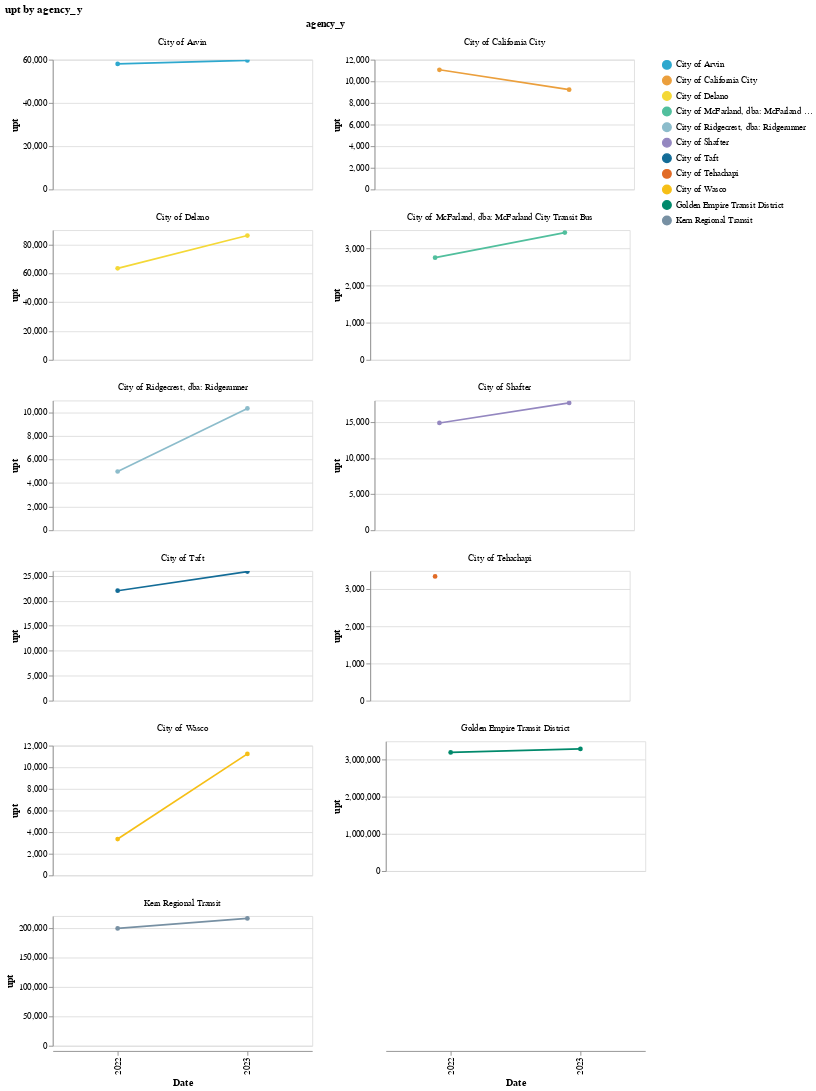

Source (notebook cell):
### Markdown cell above
### Reporter

### Code cell
make_line_chart(
    df, 
    y_col = "upt", 
    color_col = "agency_y")

### Figure 1 — Vega-Lite specification as saved in the notebook (floating-point values rounded to 4 significant figures)
{"config": {"view": {"continuousWidth": 300, "continuousHeight": 300}}, "data": {"name": "data-06febd1b87677caee922cf1b9bdc966f"}, "facet": {"field": "agency_y", "type": "nominal"}, "spec": {"mark": {"type": "line", "point": true}, "encoding": {"color": {"field": "agency_y", "scale": {"range": ["#2EA8CE", "#EB9F3C", "#F4D837", "#51BF9D", "#8CBCCB", "#9487C0", "#136C97", "#E16B26", "#F6BF16", "#00896B", "#7790A3", "#5B559C"]}, "title": "", "type": "nominal"}, "tooltip": [{"field": "report_year", "type": "quantitative"}, {"field": "upt", "type": "quantitative"}, {"field": "agency_y", "type": "nominal"}, {"field": "RTPA", "type": "nominal"}], "x": {"field": "report_year", "title": "Date", "type": "ordinal"}, "y": {"field": "upt", "title": "upt", "type": "quantitative"}}, "height": 150, "name": "view_1", "width": 300}, "columns": 2, "params": [{"name": "param_2", "select": {"type": "interval", "encodings": ["x", "y"]}, "bind": "scales", "views": ["view_1"]}], "resolve": {"scale": {"y": "independent"}}, "title": "upt by agency_y", "$schema": "https://vega.github.io/schema/vega-lite/v5.20.1.json", "datasets": {"data-06febd1b87677caee922cf1b9bdc966f": [{"report_year": 2022, "ntd_id": "90004", "agency_x": "Golden Empire Transit District", "reporter_type_x": "Full Reporter", "organization_type": "Independent Public Agency or Authority of Transit Service", "city_x": "Bakersfield", "state": "CA", "primary_uza_name": "Bakersfield, CA", "vrh": 292300.0, "vrm": 3759000.0, "upt": 3201000.0, "agency_y": "Golden Empire Transit District", "reporter_type_y": "Full Reporter", "city_y": "Bakersfield", "RTPA": "Kern Council of Governments", "_merge": "both", "previous_y_upt": null, "change_1yr": null, "pct_change_1yr": null}, {"report_year": 2023, "ntd_id": "90004", "agency_x": "Golden Empire Transit District", "reporter_type_x": "Full Reporter", "organization_type": "Independent Public Agency or Authority of Transit Service", "city_x": "Bakersfield", "state": "CA", "primary_uza_name": "Bakersfield, CA", "vrh": 289300.0, "vrm": 3924000.0, "upt": 3294000.0, "agency_y": "Golden Empire Transit District", "reporter_type_y": "Full Reporter", "city_y": "Bakersfield", "RTPA": "Kern Council of Governments", "_merge": "both", "previous_y_upt": 3201000.0, "change_1yr": 92550.0, "pct_change_1yr": 0.0281}, {"report_year": 2022, "ntd_id": "90238", "agency_x": "City of Delano", "reporter_type_x": "Reduced Reporter", "organization_type": "City, County or Local Government Unit or Department of Transportation", "city_x": "Delano", "state": "CA", "primary_uza_name": "California Non-UZA", "vrh": 14190.0, "vrm": 127800.0, "upt": 63450.0, "agency_y": "City of Delano", "reporter_type_y": "Reduced Reporter", "city_y": "Delano", "RTPA": "Kern Council of Governments", "_merge": "both", "previous_y_upt": null, "change_1yr": null, "pct_change_1yr": null}, {"report_year": 2023, "ntd_id": "90238", "agency_x": "City of Delano, dba: Delano Area Rapid Transit", "reporter_type_x": "Reduced Reporter", "organization_type": "City, County or Local Government Unit or Department of Transportation", "city_x": "Delano", "state": "CA", "primary_uza_name": "California Non-UZA", "vrh": 15880.0, "vrm": 144500.0, "upt": 86240.0, "agency_y": "City of Delano", "reporter_type_y": "Reduced Reporter", "city_y": "Delano", "RTPA": "Kern Council of Governments", "_merge": "both", "previous_y_upt": 63450.0, "change_1yr": 22790.0, "pct_change_1yr": 0.2642}, {"report_year": 2023, "ntd_id": "91059", "agency_x": "Kern Regional Transit", "reporter_type_x": "Reduced Reporter", "organization_type": "Independent Public Agency or Authority of Transit Service", "city_x": "Bakersfield", "state": "CA", "primary_uza_name": "Bakersfield, CA", "vrh": 79430.0, "vrm": 1934000.0, "upt": 215900.0, "agency_y": "Kern Regional Transit", "reporter_type_y": "Reduced Reporter", "city_y": "Bakersfield", "RTPA": "Kern Council of Governments", "_merge": "both", "previous_y_upt": 198900.0, "change_1yr": 16970.0, "pct_change_1yr": 0.0786}, {"report_year": 2022, "ntd_id": "91006", "agency_x": "City of Ridgecrest, dba: Ridgerunner", "reporter_type_x": "Rural Reporter", "organization_type": "City, County or Local Government Unit or Department of Transportation", "city_x": "Ridgecrest", "state": "CA", "primary_uza_name": null, "vrh": 1663.0, "vrm": 28850.0, "upt": 4980.0, "agency_y": "City of Ridgecrest, dba: Ridgerunner", "reporter_type_y": "Rural Reporter", "city_y": "Ridgecrest", "RTPA": "Kern Council of Governments", "_merge": "both", "previous_y_upt": null, "change_1yr": null, "pct_change_1yr": null}, {"report_year": 2023, "ntd_id": "91006", "agency_x": "City of Ridgecrest, dba: Ridgerunner", "reporter_type_x": "Rural Reporter", "organization_type": "City, County or Local Government Unit or Department of Transportation", "city_x": "Ridgecrest", "state": "CA", "primary_uza_name": null, "vrh": 4383.0, "vrm": 63280.0, "upt": 10330.0, "agency_y": "City of Ridgecrest, dba: Ridgerunner", "reporter_type_y": "Rural Reporter", "city_y": "Ridgecrest", "RTPA": "Kern Council of Governments", "_merge": "both", "previous_y_upt": 4980.0, "change_1yr": 5346.0, "pct_change_1yr": 0.5177}, {"report_year": 2022, "ntd_id": "91027", "agency_x": "City of Arvin", "reporter_type_x": "Rural Reporter", "organization_type": "City, County or Local Government Unit or Department of Transportation", "city_x": "Arvin", "state": "CA", "primary_uza_name": null, "vrh": 7418.0, "vrm": 131000.0, "upt": 58040.0, "agency_y": "City of Arvin", "reporter_type_y": "Rural Reporter", "city_y": "Arvin", "RTPA": "Kern Council of Governments", "_merge": "both", "previous_y_upt": null, "change_1yr": null, "pct_change_1yr": null}, {"report_year": 2023, "ntd_id": "91027", "agency_x": "City of Arvin, dba: Arvin Transit", "reporter_type_x": "Rural Reporter", "organization_type": "City, County or Local Government Unit or Department of Transportation", "city_x": "Arvin", "state": "CA", "primary_uza_name": null, "vrh": 7487.0, "vrm": 133300.0, "upt": 59680.0, "agency_y": "City of Arvin", "reporter_type_y": "Rural Reporter", "city_y": "Arvin", "RTPA": "Kern Council of Governments", "_merge": "both", "previous_y_upt": 58040.0, "change_1yr": 1633.0, "pct_change_1yr": 0.0274}, {"report_year": 2022, "ntd_id": "91059", "agency_x": "Kern Regional Transit", "reporter_type_x": "Rural Reporter", "organization_type": "Independent Public Agency or Authority of Transit Service", "city_x": "Bakersfield", "state": "CA", "primary_uza_name": null, "vrh": 76030.0, "vrm": 2053000.0, "upt": 198900.0, "agency_y": "Kern Regional Transit", "reporter_type_y": "Reduced Reporter", "city_y": "Bakersfield", "RTPA": "Kern Council of Governments", "_merge": "both", "previous_y_upt": null, "change_1yr": null, "pct_change_1yr": null}, {"report_year": 2022, "ntd_id": "91066", "agency_x": "City of Taft", "reporter_type_x": "Rural Reporter", "organization_type": "City, County or Local Government Unit or Department of Transportation", "city_x": "Taft", "state": "CA", "primary_uza_name": null, "vrh": 5609.0, "vrm": 55690.0, "upt": 22020.0, "agency_y": "City of Taft", "reporter_type_y": "Rural Reporter", "city_y": "Taft", "RTPA": "Kern Council of Governments", "_merge": "both", "previous_y_upt": null, "change_1yr": null, "pct_change_1yr": null}, {"report_year": 2023, "ntd_id": "91066", "agency_x": "City of Taft, dba: Taft Area Transit", "reporter_type_x": "Rural Reporter", "organization_type": "City, County or Local Government Unit or Department of Transportation", "city_x": "Taft", "state": "CA", "primary_uza_name": null, "vrh": 5746.0, "vrm": 55870.0, "upt": 25860.0, "agency_y": "City of Taft", "reporter_type_y": "Rural Reporter", "city_y": "Taft", "RTPA": "Kern Council of Governments", "_merge": "both", "previous_y_upt": 22020.0, "change_1yr": 3830.0, "pct_change_1yr": 0.1481}, {"report_year": 2022, "ntd_id": "91074", "agency_x": "City of Tehachapi", "reporter_type_x": "Rural Reporter", "organization_type": "City, County or Local Government Unit or Department of Transportation", "city_x": "Tehachapi", "state": "CA", "primary_uza_name": null, "vrh": 2084.0, "vrm": 11130.0, "upt": 3351.0, "agency_y": "City of Tehachapi", "reporter_type_y": "Rural Reporter", "city_y": "Tehachapi", "RTPA": "Kern Council of Governments", "_merge": "both", "previous_y_upt": null, "change_1yr": null, "pct_change_1yr": null}, {"report_year": 2023, "ntd_id": "91110", "agency_x": "City of McFarland, dba: McFarland City Transit Bus", "reporter_type_x": "Rural Reporter", "organization_type": "City, County or Local Government Unit or Department of Transportation", "city_x": "Mcfarland", "state": "CA", "primary_uza_name": null, "vrh": 1095.0, "vrm": 6518.0, "upt": 3433.0, "agency_y": "City of McFarland, dba: McFarland City Transit Bus", "reporter_type_y": "Rural Reporter", "city_y": "Mcfarland", "RTPA": "Kern Council of Governments", "_merge": "both", "previous_y_upt": 2756.0, "change_1yr": 677.0, "pct_change_1yr": 0.1972}, {"report_year": 2022, "ntd_id": "91110", "agency_x": "City of McFarland", "reporter_type_x": "Rural Reporter", "organization_type": "City, County or Local Government Unit or Department of Transportation", "city_x": "Mcfarland", "state": "CA", "primary_uza_name": null, "vrh": 615.0, "vrm": 3817.0, "upt": 2756.0, "agency_y": "City of McFarland, dba: McFarland City Transit Bus", "reporter_type_y": "Rural Reporter", "city_y": "Mcfarland", "RTPA": "Kern Council of Governments", "_merge": "both", "previous_y_upt": null, "change_1yr": null, "pct_change_1yr": null}, {"report_year": 2023, "ntd_id": "91111", "agency_x": "City of California City", "reporter_type_x": "Rural Reporter", "organization_type": "City, County or Local Government Unit or Department of Transportation", "city_x": "California City", "state": "CA", "primary_uza_name": null, "vrh": 1562.0, "vrm": 25100.0, "upt": 9224.0, "agency_y": "City of California City", "reporter_type_y": "Rural Reporter", "city_y": "California City", "RTPA": "Kern Council of Governments", "_merge": "both", "previous_y_upt": 11070.0, "change_1yr": -1844.0, "pct_change_1yr": -0.1999}, {"report_year": 2022, "ntd_id": "91111", "agency_x": "City of California City", "reporter_type_x": "Rural Reporter", "organization_type": "City, County or Local Government Unit or Department of Transportation", "city_x": "California City", "state": "CA", "primary_uza_name": null, "vrh": 1372.0, "vrm": 27680.0, "upt": 11070.0, "agency_y": "City of California City", "reporter_type_y": "Rural Reporter", "city_y": "California City", "RTPA": "Kern Council of Governments", "_merge": "both", "previous_y_upt": null, "change_1yr": null, "pct_change_1yr": null}, {"report_year": 2022, "ntd_id": "91120", "agency_x": "City of Shafter", "reporter_type_x": "Rural Reporter", "organization_type": "City, County or Local Government Unit or Department of Transportation", "city_x": "Shafter", "state": "CA", "primary_uza_name": null, "vrh": 1617.0, "vrm": 34650.0, "upt": 14880.0, "agency_y": "City of Shafter", "reporter_type_y": "Rural Reporter", "city_y": "Shafter", "RTPA": "Kern Council of Governments", "_merge": "both", "previous_y_upt": null, "change_1yr": null, "pct_change_1yr": null}, {"report_year": 2023, "ntd_id": "91120", "agency_x": "City of Shafter, dba: Shafter Dial-A-Ride", "reporter_type_x": "Rural Reporter", "organization_type": "City, County or Local Government Unit or Department of Transportation", "city_x": "Shafter", "state": "CA", "primary_uza_name": null, "vrh": 1941.0, "vrm": 39060.0, "upt": 17660.0, "agency_y": "City of Shafter", "reporter_type_y": "Rural Reporter", "city_y": "Shafter", "RTPA": "Kern Council of Governments", "_merge": "both", "previous_y_upt": 14880.0, "change_1yr": 2785.0, "pct_change_1yr": 0.1577}, {"report_year": 2023, "ntd_id": "99426", "agency_x": "City of Wasco", "reporter_type_x": "Rural Reporter", "organization_type": "City, County or Local Government Unit or Department of Transportation", "city_x": "Wasco", "state": "CA", "primary_uza_name": null, "vrh": 2970.0, "vrm": 26460.0, "upt": 11240.0, "agency_y": "City of Wasco", "reporter_type_y": "Rural Reporter", "city_y": "Wasco", "RTPA": "Kern Council of Governments", "_merge": "both", "previous_y_upt": 3358.0, "change_1yr": 7878.0, "pct_change_1yr": 0.7011}, {"report_year": 2022, "ntd_id": "99426", "agency_x": "Wasco, City of", "reporter_type_x": "Rural Reporter", "organization_type": "City, County or Local Government Unit or Department of Transportation", "city_x": "Wasco", "state": "CA", "primary_uza_name": null, "vrh": 931.0, "vrm": 8617.0, "upt": 3358.0, "agency_y": "City of Wasco", "reporter_type_y": "Rural Reporter", "city_y": "Wasco", "RTPA": "Kern Council of Governments", "_merge": "both", "previous_y_upt": null, "change_1yr": null, "pct_change_1yr": null}]}}
